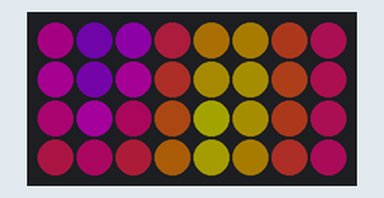
Simulated run of this program. Board: MicroPython board. Parts: 8×4 RGB LED matrix (first LED top left, wired row by row). Dim RGB values are drawn brighter than linear.

Above: at 0.45 s.
At 2.87 s:
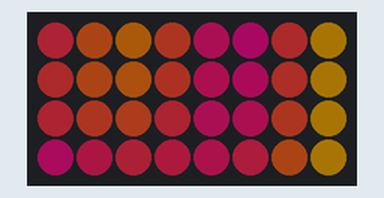
At 5.59 s:
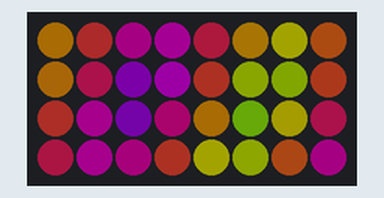
At 11.03 s:
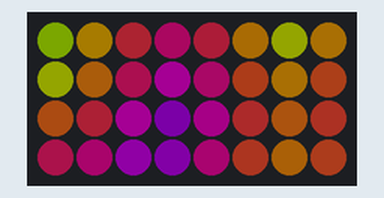
At 16.16 s:
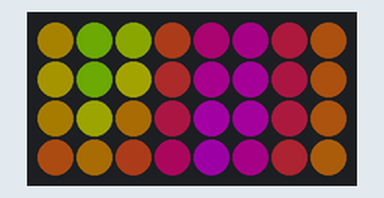
At 21.6 s:
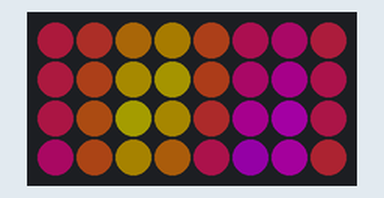

The program:

stream_plasma.py
```python
# stream_plasma.py - implementation of oldskool plasma effect
# see http://www.bidouille.org/prog/plasma
#
# 2017_0204 PePo adopted for Feather NeoPoixel 8*4 on GPIO15
# 2017_0122 PePo adopted for default neopixel MicroPython Library
#           and LED matrix 8*8
#
# Sources: Youtube https://www.youtube.com/watch?v=QcyuYvyvOEI&index=14&list=PLuuAy8GJr5z1WoOJAFh1adr_yjCMJQ2Yl
# Tony Dicola source: https://gist.github.com/tdicola/6fe1fbc173dcd49de3a95be5fd9594f6

import machine
import math
import neopixel
import time

# 2017_0204 Feather Neopixel matrix: 8 * 4 pixels
# LED matrix: 8 * 8 pixels
PIXEL_WIDTH = 8
PIXEL_HEIGHT = 4 #8
MAX_BRIGHT = 50.0  # 100.0

# Pin number to which LED matrix is connected to..
PIXEL_PIN = 15  #Feather Neopixel matrix connected  to pin GPIO15
#PIXEL_PIN = 13 #NodeMU: neopixel connected to pin GPIO13 (D7)

# create a neopixel array
#DEPRECATED: np = neopixel.NeoPixel(machine.Pin(13), PIXEL_WIDTH * PIXEL_HEIGHT)
np = neopixel.NeoPixel(machine.Pin(PIXEL_PIN), PIXEL_WIDTH * PIXEL_HEIGHT)

# Clear all the pixels and turn them off.
np.fill((0, 0, 0))
np.write()

while True:
    np.fill((0, 0, 0))
    current = time.ticks_ms() / 1000.0
    for x in range(PIXEL_WIDTH):
        for y in range(PIXEL_HEIGHT):
            v = 0.0
            #1. ORG: v += math.sin(x * 10.0 + current)
            v += math.sin(x + current)

            #2. ORG: v += math.sin(10.0 * (x * math.sin(current / 2) + y * math.cos(current / 3)) + current)
            v += math.sin(1.0 * (x * math.sin(current / 0.5) + y * math.cos(current / 0.25)) + current)

            #3
            cx = x + 0.5 * math.sin(current / 5.0)
            cy = y + 0.5 * math.cos(current / 3.0)
            #3. ORG: v += math.sin(math.sqrt(100.0 * (math.pow(cx, 2.0) + math.pow(cy, 2.0)) + 1.0) + current)
            v += math.sin(math.sqrt((math.pow(cx, 2.0) + math.pow(cy, 2.0)) + 1.0) + current)

            v = (v + 3.0) / 6.0

            # add color r,g,b must be always > 0
            r = math.sin(v * math.pi)
            g = math.sin(v * math.pi + 2.0 * math.pi / 3.0)
            b = math.sin(v * math.pi + 4.0 * math.pi / 3.0)

            # scale r,g,b to range 0..1
            r = (r + 1.0) / 2.0
            g = (g + 1.0) / 2.0
            b = (b + 1.0) / 2.0
            np[y * PIXEL_WIDTH + x] = (int(MAX_BRIGHT * r),
                                       int(MAX_BRIGHT * g),
                                       int(MAX_BRIGHT * b))
            # np[y * PIXEL_WIDTH + x] = (int(MAX_BRIGHT * math.fabs(r)),
            #                            int(MAX_BRIGHT * math.fabs(g)),
            #                            int(MAX_BRIGHT * math.fabs(b)))
    np.write()
```
